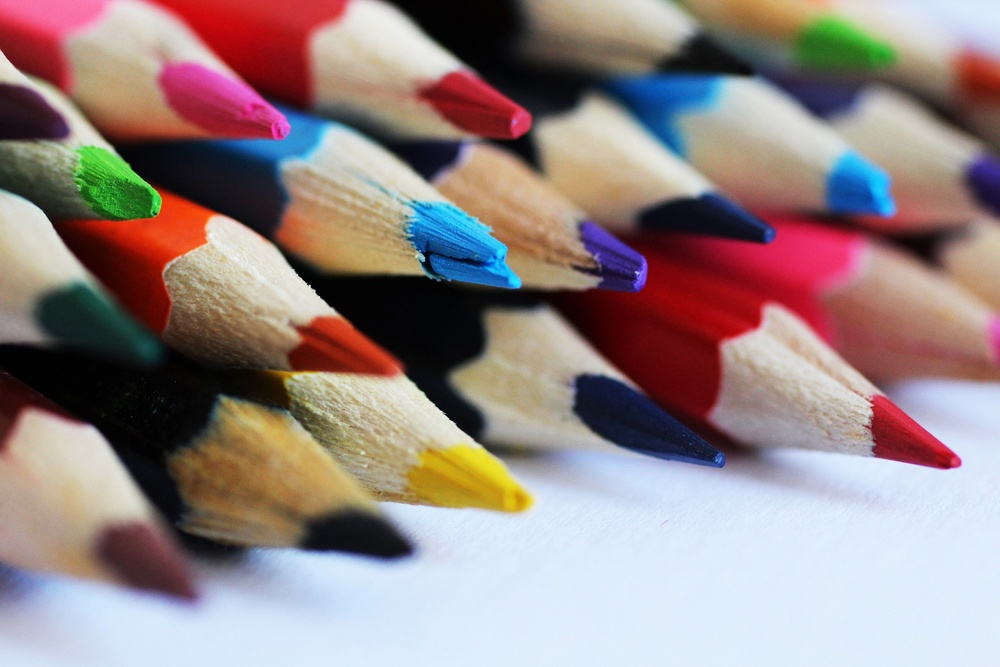
#> input picture edge/example.jpg, 1000 x 667 px, shrunk from 1920 x 1280 before the run
$ python -i edge.py   (imports and definitions only)   (older library calls are emulated)
#> lines starting #> are read from the running program, lines starting #| are printed output that depends on the picture
#> further down, picture is the input picture: shape (667, 1000, 3); mean B, G, R 132, 133, 149.9
import cv2
import numpy as np
import matplotlib.pyplot as plt
import os

# [10 lines left out: function display_image, not called in this run]

def apply_edge_detection(image, method="sobel", ksize=3, threshold1=100, threshold2=200):
    """Applies the selected edge detection method."""
#> called with method = 'sobel', ksize = 3, threshold1 = 100, threshold2 = 200
    gray_image = cv2.cvtColor(image, cv2.COLOR_BGR2GRAY)
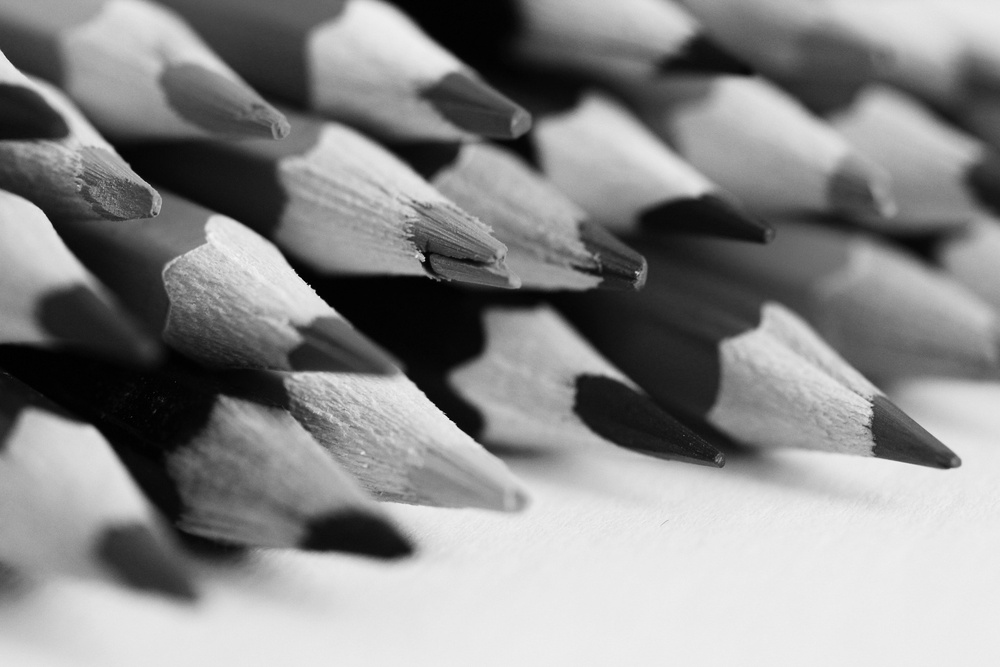
#> gray_image: shape (667, 1000); min 0, max 244, mean 137.9

    if method == "sobel":
        sobelx = cv2.Sobel(gray_image, cv2.CV_64F, 1, 0, ksize=ksize)
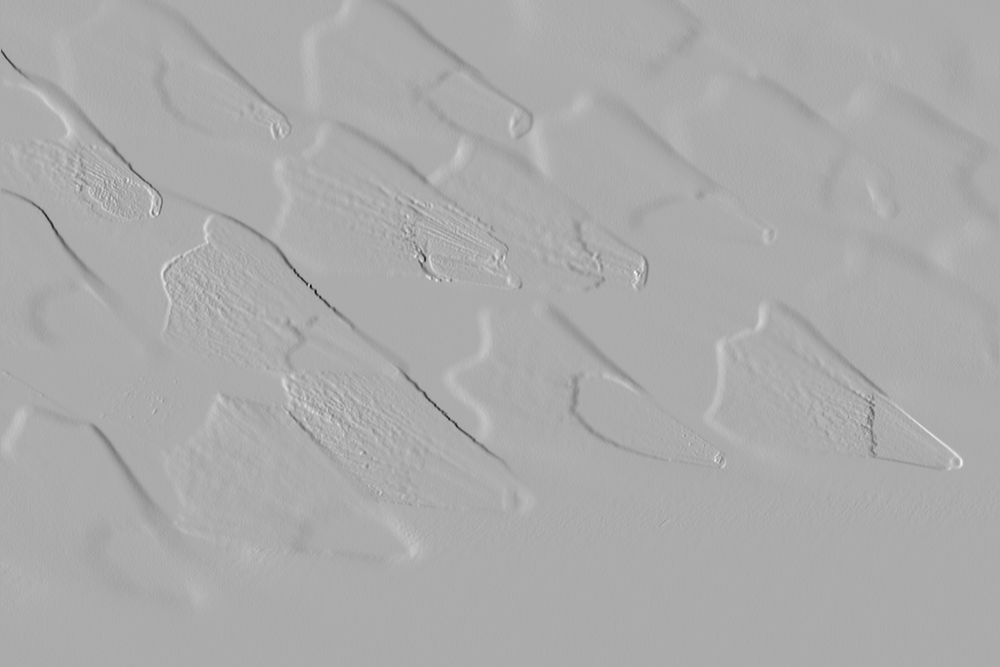
#> sobelx: shape (667, 1000) float64; min -905, max 441, mean 0.4; drawn with min black and max white
        sobely = cv2.Sobel(gray_image, cv2.CV_64F, 0, 1, ksize=ksize)
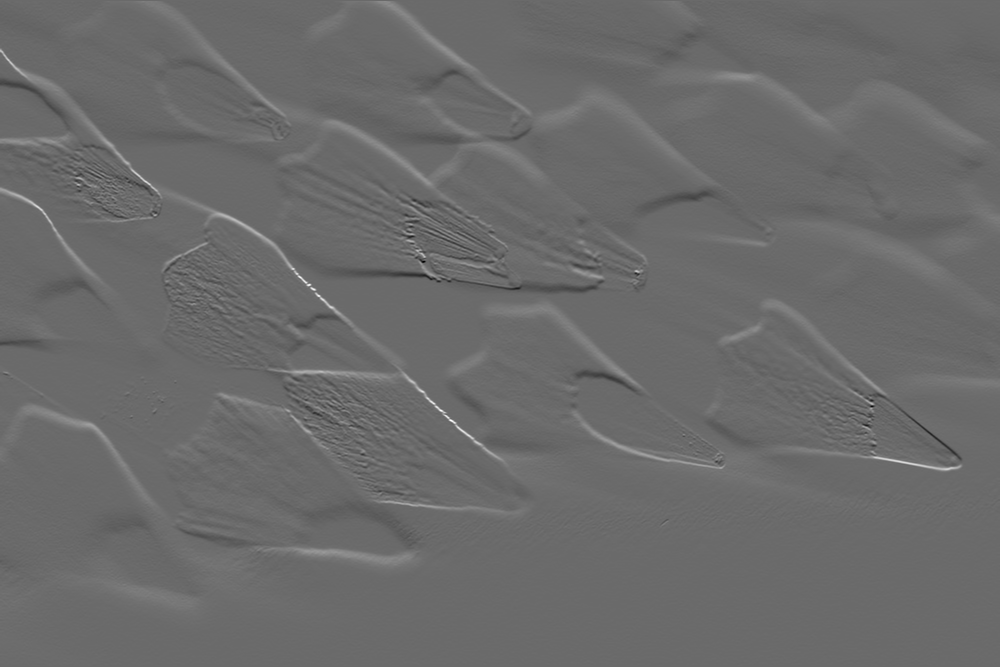
#> sobely: shape (667, 1000) float64; min -600, max 830, mean 1.1; drawn with min black and max white
        # Convert to uint8 and bitwise OR to combine edges
        sobelx_uint8 = cv2.convertScaleAbs(sobelx)
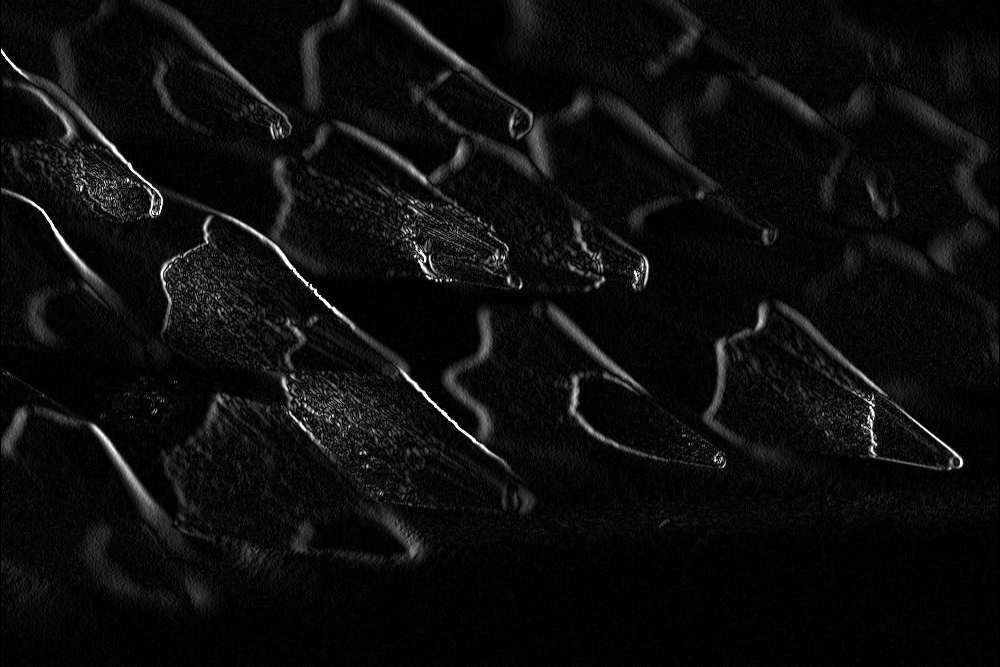
#> sobelx_uint8: shape (667, 1000); min 0, max 255, mean 13.4
        sobely_uint8 = cv2.convertScaleAbs(sobely)
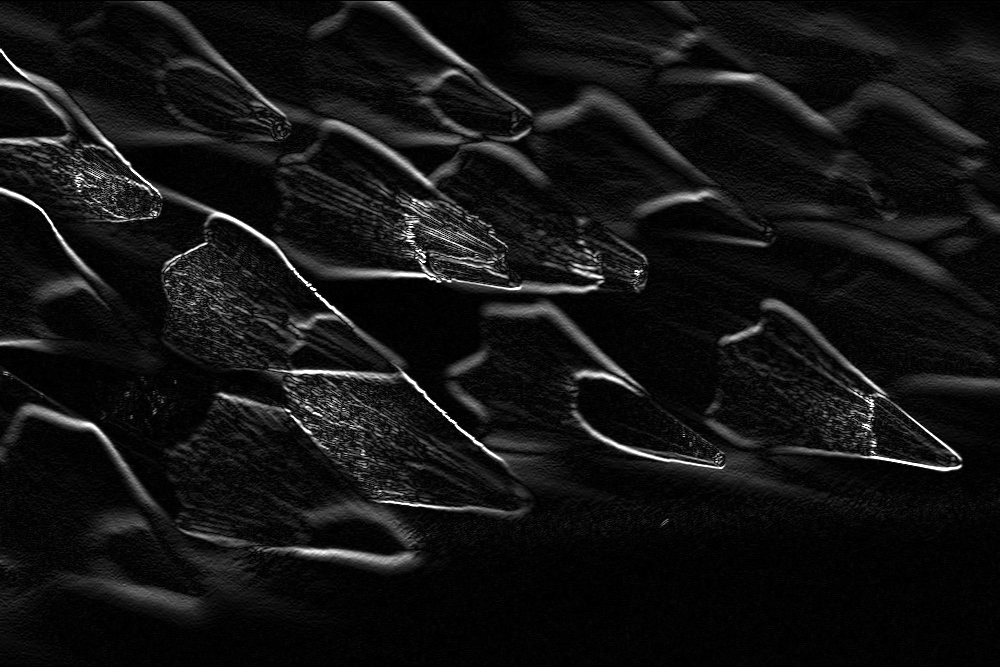
#> sobely_uint8: shape (667, 1000); min 0, max 255, mean 19.5
        return cv2.bitwise_or(sobelx_uint8, sobely_uint8)
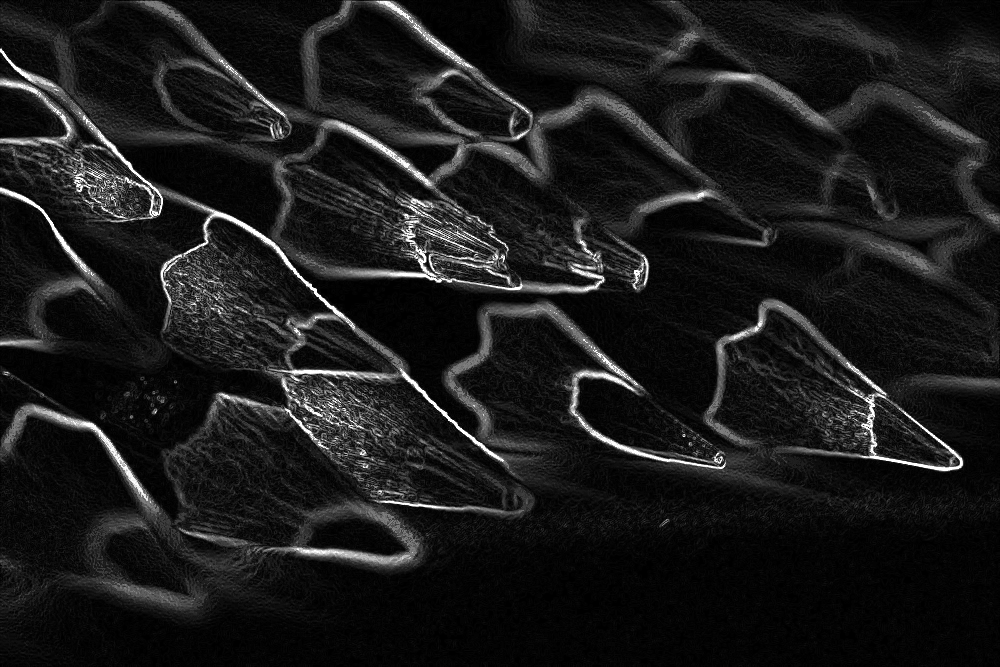
#> returned value: shape (667, 1000); min 0, max 255, mean 26.6

    elif method == "canny":
        return cv2.Canny(gray_image, threshold1, threshold2)

    elif method == "laplacian":
        laplacian = cv2.Laplacian(gray_image, cv2.CV_64F)
        return cv2.convertScaleAbs(laplacian)

# [58 lines left out: functions apply_filter, interactive_edge_detection, not called in this run]

# Get the directory where this script is located
script_dir = os.path.dirname(os.path.abspath(__file__))
image_path = os.path.join(script_dir, 'example.jpg')  # Image file should be in the same folder as this script

# [1 line not run here, left out]

>>> import cv2
>>> picture = cv2.imread('example.jpg')
>>> result = apply_edge_detection(picture)
